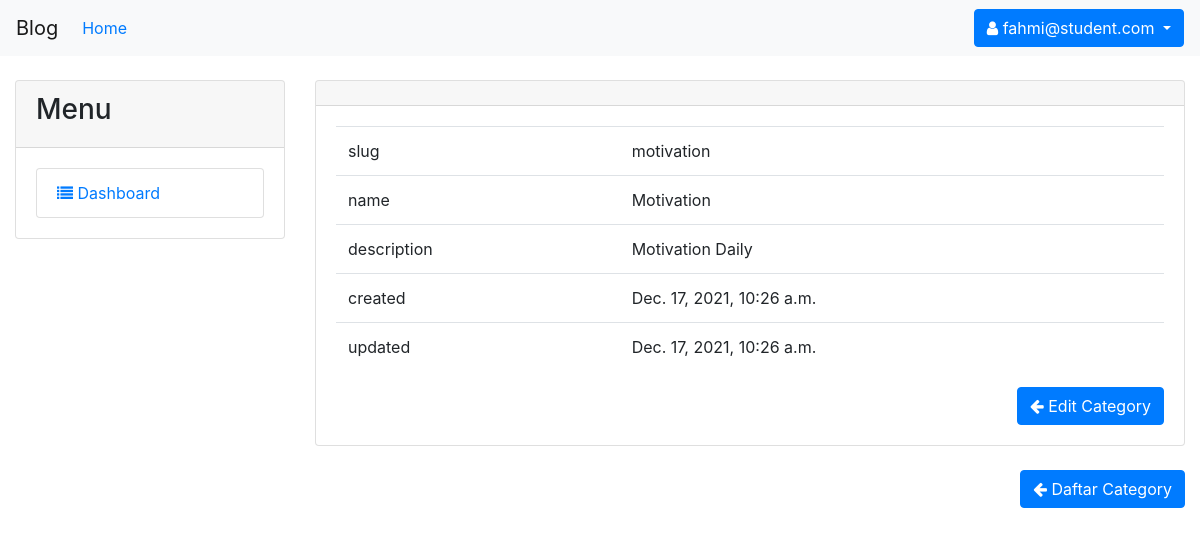
The app's page /category/motivation (signed in) with its own data.
### category_app/models.py (models this page shows, shortened)
class Category(models.Model):
    slug = AutoSlugField(populate_from='name')
    name = models.CharField(max_length=200, )
    description = models.CharField(max_length=255, )
    created = models.DateTimeField(auto_now=True)
    updated = models.DateTimeField(auto_now_add=True)
    def get_update_url(self):
        return reverse('category_update', args=(self.slug,))

### category_app/views.py (the view)
# urls.py: path('category/<slug:slug>', CategoryDetailView.as_view(), name='category_detail'),
class CategoryDetailView(LoginRequiredMixin, DetailView):
    model = Category

### category_app/templates/category_app/category_detail.html (shortened to what this page needs)
{% extends "app/base.html" %}
{% load static %}
{% load thumbnail %}
{% load django_tables2 %}
{% load crispy_forms_tags %}
{% block content %}
    <table class="table">
        <tbody>
            <tr>
                <td>slug</td>
                <td>{{ object.slug }}</td>
            </tr>
            <tr>
                <td>name</td>
                <td>{{ object.name }}</td>
            </tr>
            <tr>
                <td>description</td>
                <td>{{ object.description }}</td>
            </tr>
            <tr>
                <td>created</td>
                <td>{{ object.created }}</td>
            </tr>
            <tr>
                <td>updated</td>
                <td>{{ object.updated }}</td>
            </tr>
        </tbody>
    </table>
    <a class="btn btn-primary pull-right" href="{{ object.get_update_url }}"><i class="fa fa-arrow-left"></i> Edit Category</a>
{% endblock %}
{% block bottom_content %}
<a class="btn btn-primary pull-right" href="{% url 'category_list' %}"><i class="fa fa-arrow-left"></i> Daftar Category</a>
{% endblock bottom_content%}

### templates/app/navbar.html (shortened to what this page needs)
<nav class="navbar navbar-expand-lg navbar-light bg-light">
    <a class="navbar-brand" href="#">Blog</a>
    <div class="collapse navbar-collapse" id="navbarSupportedContent">
        <ul class="navbar-nav mr-auto">
            <li class="nav-item nav-link active"><a href="{% url 'home' %}">Home <span class="sr-only">(current)</span></a></li>
        </ul>
        <ul class="navbar-nav navbar-right">
            {% if user.is_authenticated %}
            <li class="nav-item">
                <div class="btn-group">
                    <button type="button" class="btn btn-primary dropdown-toggle" data-toggle="dropdown"
                            aria-haspopup="true" aria-expanded="false">
                        <i class="fa fa-user"></i> {{ user.email }}
                    </button>
                </div>
            </li>
            {% endif %}
        </ul>
    </div>
</nav>

### records on screen
Category: slug "motivation", name "Motivation", description "Motivation Daily", created "Dec. 17, 2021, 10:26 a.m.", updated "Dec. 17, 2021, 10:26 a.m."

### other values on screen
{{ user.email }} "fahmi@student.com"
